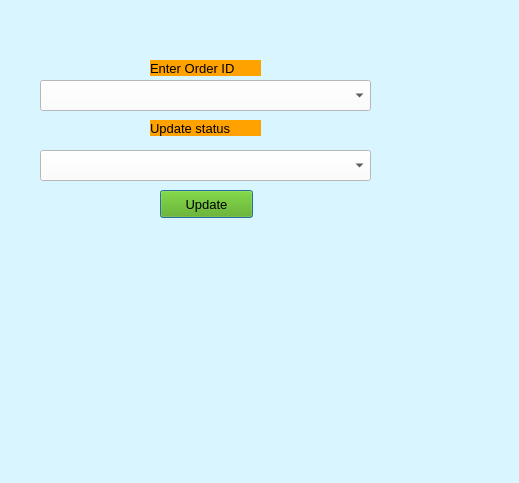
<?xml version="1.0" encoding="UTF-8"?>
<ui version="4.0">
 <class>Dialog</class>
 <widget class="QDialog" name="Dialog">
  <property name="geometry">
   <rect>
    <x>0</x>
    <y>0</y>
    <width>519</width>
    <height>483</height>
   </rect>
  </property>
  <property name="windowTitle">
   <string>Dialog</string>
  </property>
  <property name="styleSheet">
   <string notr="true">background-color: rgb(217, 245, 255);
color: rgb(0, 0, 0);
</string>
  </property>
  <widget class="QLabel" name="label">
   <property name="geometry">
    <rect>
     <x>150</x>
     <y>60</y>
     <width>111</width>
     <height>16</height>
    </rect>
   </property>
   <property name="font">
    <font>
     <pointsize>10</pointsize>
    </font>
   </property>
   <property name="styleSheet">
    <string notr="true">background-color: rgb(255, 162, 0);</string>
   </property>
   <property name="text">
    <string>Enter Order ID</string>
   </property>
  </widget>
  <widget class="QLabel" name="label_2">
   <property name="geometry">
    <rect>
     <x>150</x>
     <y>120</y>
     <width>111</width>
     <height>16</height>
    </rect>
   </property>
   <property name="font">
    <font>
     <pointsize>10</pointsize>
    </font>
   </property>
   <property name="styleSheet">
    <string notr="true">background-color: rgb(255, 162, 0);</string>
   </property>
   <property name="text">
    <string>Update status</string>
   </property>
  </widget>
  <widget class="QPushButton" name="updateButton">
   <property name="geometry">
    <rect>
     <x>160</x>
     <y>190</y>
     <width>93</width>
     <height>28</height>
    </rect>
   </property>
   <property name="font">
    <font>
     <pointsize>10</pointsize>
    </font>
   </property>
   <property name="styleSheet">
    <string notr="true">background-color: rgb(85, 170, 0);</string>
   </property>
   <property name="text">
    <string>Update</string>
   </property>
  </widget>
  <widget class="QComboBox" name="OrderCombo">
   <property name="geometry">
    <rect>
     <x>40</x>
     <y>80</y>
     <width>331</width>
     <height>31</height>
    </rect>
   </property>
   <property name="styleSheet">
    <string notr="true">background-color: rgb(255, 255, 255);
color: rgb(0, 0, 0);</string>
   </property>
   <property name="currentIndex">
    <number>-1</number>
   </property>
  </widget>
  <widget class="QComboBox" name="StatusCombo">
   <property name="geometry">
    <rect>
     <x>40</x>
     <y>150</y>
     <width>331</width>
     <height>31</height>
    </rect>
   </property>
   <property name="styleSheet">
    <string notr="true">background-color: rgb(255, 255, 255);
color: rgb(0, 0, 0);</string>
   </property>
   <property name="placeholderText">
    <string/>
   </property>
  </widget>
  <widget class="QLabel" name="label_3">
   <property name="geometry">
    <rect>
     <x>0</x>
     <y>0</y>
     <width>521</width>
     <height>481</height>
    </rect>
   </property>
   <property name="text">
    <string/>
   </property>
   <property name="pixmap">
    <pixmap>supply-chain-representation-with-van-boxes.jpg</pixmap>
   </property>
   <property name="scaledContents">
    <bool>true</bool>
   </property>
  </widget>
  <zorder>label_3</zorder>
  <zorder>updateButton</zorder>
  <zorder>OrderCombo</zorder>
  <zorder>StatusCombo</zorder>
  <zorder>label</zorder>
  <zorder>label_2</zorder>
 </widget>
 <resources/>
 <connections/>
</ui>
